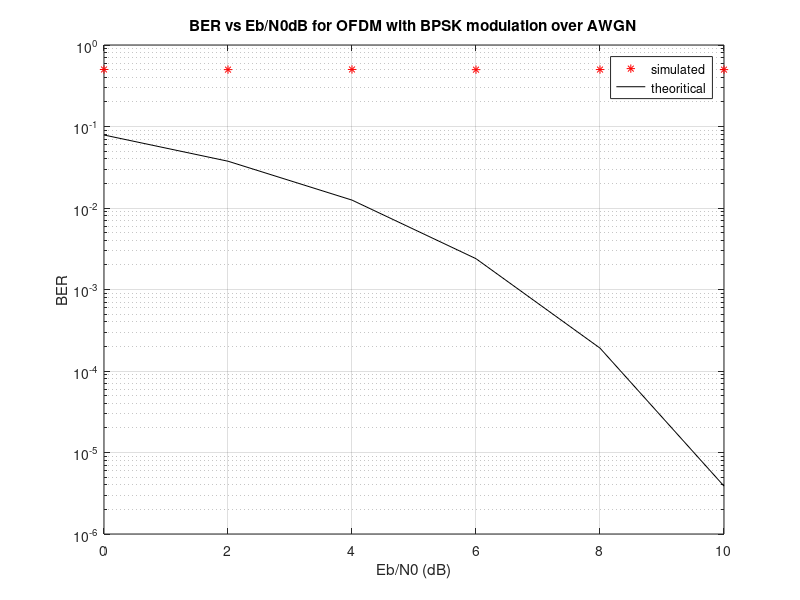

The MATLAB script that drew this image:
clc;
close all;


nSym=10^4; %No. of OFDM symbols to transmit
EbN0dB = 0:2:10;

%----OFDM Parameters
N=64;%Total number of subcarriers
Nds=48;%Numberof data subcarriers
Nps=4;%Number of pilot subcarriers
ofdmBW = 20*10^6; %OFDM BW

%----Derived Parameters
deltaF=ofdmBW/N;
Tfft=1/deltaF;
Tgi=Tfft/16;
Tsignal=Tgi+Tfft;
Ncp=N*Tgi/Tfft;
Nusc=Nds+Nps;
nBitsPerSum=Nusc;

EsN0dB = EbN0dB+10*log10(Nusc/N)+10*log10(N/(Ncp+N));

for i=1:length(EsN0dB)
    errors(i)=0;
    for j=1:nSym

        s=2*round(rand(1,Nusc))-1;

        X_Freq=[zeros(1,1) s(1:Nusc/2) zeros(1,11) s(Nusc/2+1:end)];

        %IFFT block
        x_Time=N/sqrt(Nusc)*ifft(X_Freq);

        %Adding cyclic prefix
        ofdm_signal=[x_Time(N-Ncp+1:N) x_Time];

        %----AWGN Channel modelling----

        noise=1/sqrt(2)*(randn(1,length(ofdm_signal))+1i*randn(1,length(ofdm_signal)));
        r = sqrt((N+Ncp)/N)*ofdm_signal+10^(-EsN0dB(i)/20)*noise;

        %Removing cyclic prefix
        r_Parallel=r(Ncp+1:(N+Ncp));

        %FFT block
        r_Time=sqrt(Nusc)/N*(fft(r_Parallel));

        %Extracting data carriers from FFT output
        R_Freq =r_Time([(2:Nusc/2+1) (Nusc/2+13:Nusc+12)]);

        %BPSK Demodulation
        R_Freq(R_Freq>0) =+1;
        R_Freq(R_Freq<0) =-1;
        s_cap=R_Freq;

        %Error Calculation
        numErrors=sum(abs(s_cap-s)/2);
        errors(i)=errors(i)+numErrors;
    end

    %Theoritical Error
    theoriticalBER(i)=(1/2)*erfc(sqrt(10.^(EbN0dB(i)/10)));
end

simulatedBER=errors/(nSym*Nusc);
figure();
semilogy(EbN0dB,(simulatedBER),'r*');
hold on;
semilogy(EbN0dB,(theoriticalBER),'k');
grid on;
title('BER vs Eb/N0dB for OFDM with BPSK modulation over AWGN');
xlabel('Eb/N0 (dB)');
ylabel('BER');
legend('simulated','theoritical');
savefig('qq');
